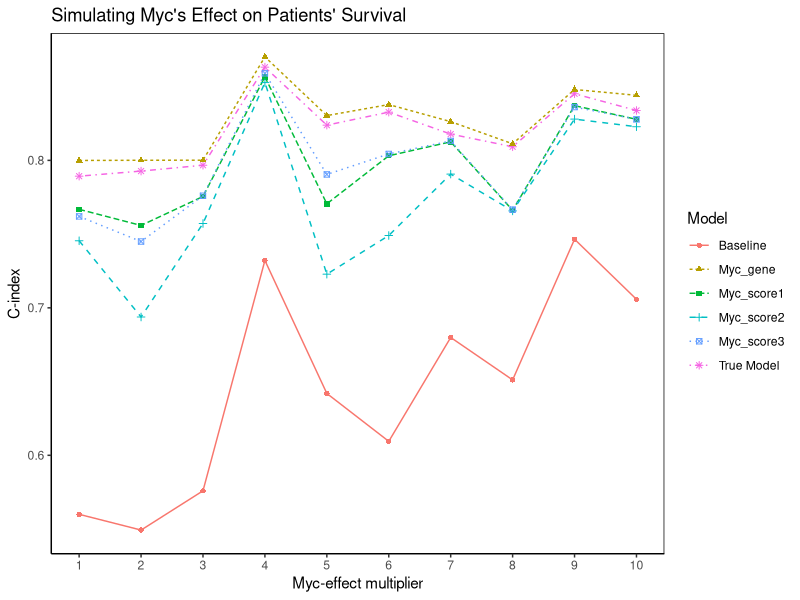

R code for this plot:
# Updates on 2019-06-19:
# Add noisy Myc-target genes which might not contribute to survival, control the proportion to see difference

# Name: Donglei Yin
# Date: 2019-06-19
# Purpose: Simulation of Myc effect on gene regulation and survival


library(survival)
library(ggplot2)


n=1000 # number of patients/rows
m=10 # number of total myc-target genes
K=10 # number of myc-target genes which actually contribute to survival
lambda=1 # parameter of exponential distribution
nb_mean=5 # parameter of NB distribution
nb_size=1 # parameter of NB distribution
coef_myc=4 # coeffient of true model covariates: x1,x2,x3,x4,x5,myc


simu_myc_effect<-function(n,m,K,lambda,alpha,nb_mean,nb_size,coef_myc){
  
  
  # Part 1. Simulate myc's effect on target gene expression
  
  simu_myc<-function(n,m,mean,myc,size){
    df<-NULL
    weight=runif(m,0,2) # weight assigned to each of the K gene, indicating myc's effect size on the gene
    for(k in 1:m){
      effect=exp(myc)*weight[k]
      temp=c()
      for(i in 1:n){
        cur=rnbinom(1, mu = mean*effect[i], size = size)
        temp=c(temp,cur)
      }
      df=cbind(df,temp)
      colnames(df)[k]<-paste0('g',k)
    }
    df=as.data.frame(df)
    return(list(df,weight))
  }
  
  
  myc=rnorm(n,0,1)
  res=simu_myc(n,m,mean=nb_mean,myc=myc,size=nb_size)
  
  df2=res[[1]]
  weight=res[[2]]
  
  
  # myc-scores:
  
  # 1. simple weighted sum
  myc_score1=as.matrix(df2) %*% weight
  
  # 2. signed weighted sum
  sign=ifelse(weight>1,1,-1)
  myc_score2=as.matrix(df2) %*% (weight*sign)
  
  # 3. down and up seperated sum
  ind=weight>1
  myc_score3_up=as.matrix(df2[ind]) %*% weight[ind]
  myc_score3_down=as.matrix(df2[-ind]) %*% weight[-ind]
  
  df2$myc_score1=myc_score1
  df2$myc_score2=myc_score2
  df2$myc_score3_up=myc_score3_up
  df2$myc_score3_down=myc_score3_down
  
  # 4. normalized weighted sum
  
  #myc_score4=(as.matrix(df2) %*% weight)/sum(weight^2)
  
  
  # Part 2.Simulate survival time using Cox PH model based on exponential distribution as basedline hazard distribution
  
  # True model covariates: x1,x2,x3,x4,x5,myc-target gene(1,2,...K)
  
  x1=rnorm(n,0,1)
  x2=rnorm(n,0,1)
  x3=runif(n,0,1)
  x4=rbinom(n,1,0.5)
  x5=rbinom(n,1,0.2)
  
  
  df1=data.frame(x1,x2,x3,x4,x5,g1=df2$g1,g2=df2$g2,g3=df2$g3,g4=df2$g4,g5=df2$g5,g6=df2$g6,g7=df2$g7,g8=df2$g8,g9=df2$g9,g10=df2$g10)
  
  coef_base=c(1,1,1,1,1)
  coef=c(coef_base,rep(coef_myc,K)) # coeffient of baseline covariates: x1,x2,x3,x4,x5,myc-target gene(1,2,...K)
  
  # use inverese cdf formula to generate survival time
  
  simu_gompertz<-function(x,lambda,alpha){
    u=runif(1,0,1)
    t=1/alpha*log(1-(alpha*log(u))/(lambda*exp(coef %*% x)))
    return(t)
  }
  
  #true survival time
  #surv=apply(df1,1,simu_exp,lambda)
  surv=apply(df1,1,simu_gompertz,lambda,alpha)
  
  #hist(surv)
  
  df1$time=surv
  df1$status=1
  
  
  df<-merge(df1,df2)
  
  
  fit_myc <- coxph(Surv(time = df$time, event = df$status) ~ x1+x2+x3+x4+x5+g1+g2+g3+g4+g5+g6+g7+g8+g9+g10, data = df)
  #summary(fit_myc) 
  
  
  fit_baseline <- coxph(Surv(time = df$time, event = df$status) ~ x1+x2+x3+x4+x5, data = df)
  #summary(fit_baseline) 
  
  fit_myc_gene <- coxph(Surv(time = df$time, event = df$status) ~.-time-status-myc_score1-myc_score2-myc_score3_up-myc_score3_down, data = df)
  #summary(fit_myc_gene) 
  
  fit_myc_score1 <- coxph(Surv(time = df$time, event = df$status) ~x1+x2+x3+x4+x5+myc_score1, data = df)
  #summary(fit_myc_score1) 
  
  fit_myc_score2 <- coxph(Surv(time = df$time, event = df$status) ~x1+x2+x3+x4+x5+myc_score2, data = df)
  #summary(fit_myc_score2) 
  
  fit_myc_score3 <- coxph(Surv(time = df$time, event = df$status) ~x1+x2+x3+x4+x5+myc_score3_up+myc_score3_down, data = df)
  #summary(fit_myc_score3) 
  

  
  out<-data.frame(rbind(summary(fit_myc)$concordance,
                        summary(fit_baseline)$concordance,
                        summary(fit_myc_gene)$concordance,
                        summary(fit_myc_score1)$concordance,
                        summary(fit_myc_score2)$concordance,
                        summary(fit_myc_score3)$concordance))
  
  colnames(out)<-c('C_index','SD')
  out$Model<-c('True Model','Baseline','Myc_gene','Myc_score1','Myc_score2','Myc_score3')
  out$Myc_effect<-coef_myc
  return(out)
}


res1=simu_myc_effect(n=1000,m=15,K=10,lambda=0.01,alpha=0.1,nb_mean=5,nb_size=1,coef_myc=1)
res2=simu_myc_effect(n=1000,m=15,K=10,lambda=0.01,alpha=0.1,nb_mean=5,nb_size=1,coef_myc=2)
res3=simu_myc_effect(n=1000,m=15,K=10,lambda=0.01,alpha=0.1,nb_mean=5,nb_size=1,coef_myc=3)
res4=simu_myc_effect(n=1000,m=15,K=10,lambda=0.01,alpha=0.1,nb_mean=5,nb_size=1,coef_myc=4)
res5=simu_myc_effect(n=1000,m=15,K=10,lambda=0.01,alpha=0.1,nb_mean=5,nb_size=1,coef_myc=5)
res6=simu_myc_effect(n=1000,m=15,K=10,lambda=0.01,alpha=0.1,nb_mean=5,nb_size=1,coef_myc=6)
res7=simu_myc_effect(n=1000,m=15,K=10,lambda=0.01,alpha=0.1,nb_mean=5,nb_size=1,coef_myc=7)
res8=simu_myc_effect(n=1000,m=15,K=10,lambda=0.01,alpha=0.1,nb_mean=5,nb_size=1,coef_myc=8)
res9=simu_myc_effect(n=1000,m=15,K=10,lambda=0.01,alpha=0.1,nb_mean=5,nb_size=1,coef_myc=9)
res10=simu_myc_effect(n=1000,m=15,K=10,lambda=0.01,alpha=0.1,nb_mean=5,nb_size=1,coef_myc=10)

final=rbind(res1,res2,res3,res4,res5,res6,res7,res8,res9,res10)


p <- ggplot(final, aes(x=Myc_effect, y=C_index, group = Model, color=Model))+ 
  # geom_errorbar(aes(ymin=C_index-SD, ymax=C_index+SD), width=.1, 
  #                position=position_dodge(0.05)) +
  geom_line(aes(linetype=Model)) + 
  geom_point(aes(shape=Model))+
  scale_x_continuous(breaks = c(1,2,3,4,5,6,7,8,9,10))+
  labs(title="Simulating Myc's Effect on Patients' Survival",x="Myc-effect multiplier", y = "C-index")+
  theme_classic()+
  theme(panel.border = element_rect(colour = "black", fill=NA))
p
